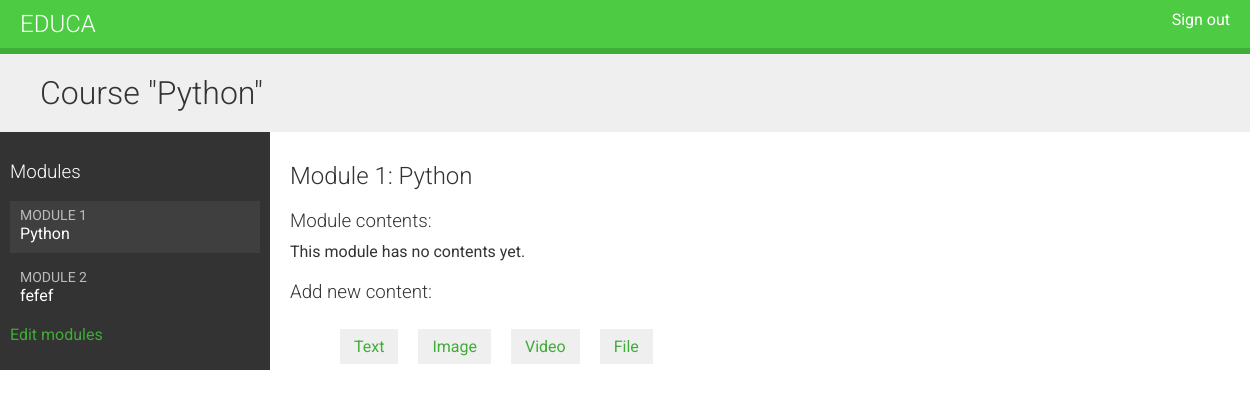
Before: /course/module/6/ (signed in) with the older database file.
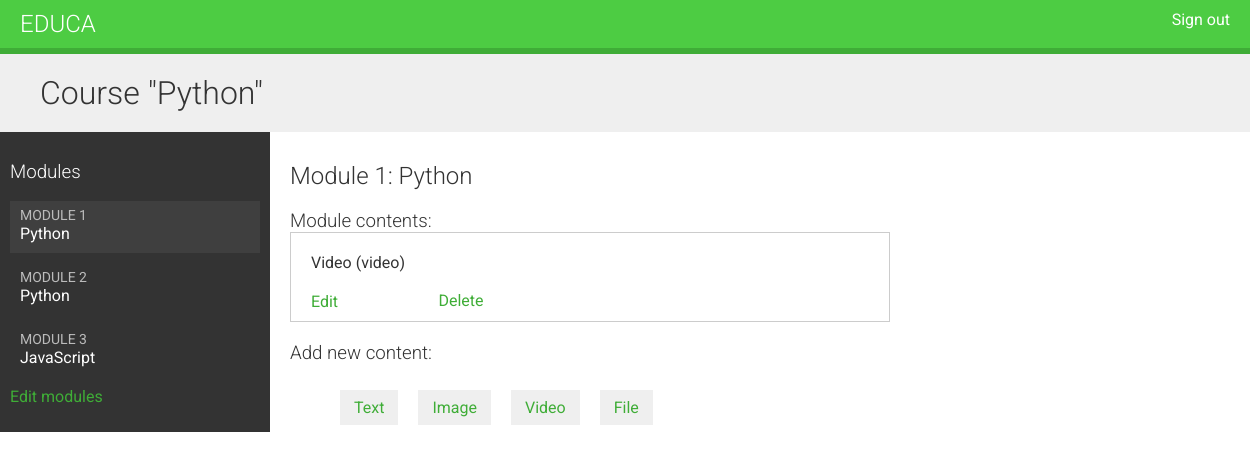
After: the same page with the newer database file.
### courses/models.py (models this page shows, shortened)
class Course(models.Model):
    owner = models.ForeignKey(User,
                              related_name='courses_created',
                              on_delete=models.CASCADE)
    subject = models.ForeignKey(Subject, related_name='courses',
                                on_delete=models.CASCADE)
    title = models.CharField(max_length=200)
    slug = models.SlugField(max_length=200, unique=True)
    overview = models.TextField()
    created = models.DateTimeField(auto_now_add=True)
    students = models.ManyToManyField(User, related_name='courses_joined',
                                      blank=True)
    class Meta:
        ordering = ['-created']

class Module(models.Model):
    course = models.ForeignKey(Course, related_name='modules',
                               on_delete=models.CASCADE)
    title = models.CharField(max_length=200)
    description = models.TextField()
    order = OrderField(blank=True, for_fields=['course'])
    class Meta:
        ordering = ['order']

class Content(models.Model):
    module = models.ForeignKey(Module, related_name='contents',
                               on_delete=models.CASCADE)
    content_type = models.ForeignKey(ContentType,
                                     on_delete=models.CASCADE,
                                     limit_choices_to={'model__in': (
                                         'text',
                                         'video',
                                         'image',
                                         'file')})
    object_id = models.PositiveIntegerField()
    item = GenericForeignKey('content_type', 'object_id')
    order = OrderField(blank=True, for_fields=['module'])
    class Meta:
        ordering = ['order']

class ItemBase(models.Model):
    owner = models.ForeignKey(User,
                             related_name='%(class)s_related',
                                    on_delete=models.CASCADE)
    title = models.CharField(max_length=250)
    created = models.DateTimeField(auto_now_add=True)
    updated = models.DateTimeField(auto_now=True)
    class Meta:
        abstract = True
    def __str__(self):
        return self.title

class Video(ItemBase):
    url = models.URLField()

### courses/views.py (the view)
# urls.py: path('module/<int:module_id>/', views.ModuleContentListView.as_view(),
class ModuleContentListView(TemplateResponseMixin, View):
    template_name = 'courses/manage/module/content_list.html'
    def get(self, request, module_id):
        module = get_object_or_404(Module,
                                   id = module_id,
                                   course__owner=request.user)
        return self.render_to_response({'module':module})

### courses/templatetags/course.py (called while the page is built)
@register.filter
def model_name(obj):
    try:
        return obj._meta.model_name
    except:
        return None

### courses/templates/courses/manage/module/content_list.html (shortened to what this page needs)
{% extends "base.html" %}
{% load course %}
{% block content %}
{% with course=module.course %}
  <h1>Course "{{ course.title }}"</h1>
  <div class="contents">
    <h3>Modules</h3>
    <ul id="modules">
      {% for m in course.modules.all %}
        <li data-id="{{ m.id }}" {% if m == module %}class="selected"{% endif %}>
          <a href="{% url "module_content_list" m.id %}">
            <span>
              Module <span class="order">{{ m.order|add:1 }}</span>
            </span>
            <br>
            {{ m.title }}
          </a>
        </li>
      {% empty %}
        <li>No modules yet.</li>
      {% endfor %}
    </ul>
    <p><a href="{% url "course_module_update" course.id %}">
    Edit modules</a></p>
  </div>
  <div class="module">
    <h2>Module {{ module.order|add:1 }}: {{ module.title }}</h2>
    <h3>Module contents:</h3>
    <div id="module-contents">
      {% for content in module.contents.all %}
        <div data-id="{{ content.id }}">
          {% with item=content.item %}
            <p>{{ item }} ({{ item|model_name }})</p>
            <a href="{% url "module_content_update" module.id item|model_name item.id %}">
              Edit
            </a>
            <form action="{% url "module_content_delete" content.id %}" method="post">
              <input type="submit" value="Delete">
            </form>
            {% endwith %}
        </div>
      {% empty %}
        <p>This module has no contents yet.</p>
      {% endfor %}
    </div>
    <h3>Add new content:</h3>
    <ul class="content-types">
      <li>
        <a href="{% url "module_content_create" module.id "text" %}">Text</a>
      </li>
      <li>
        <a href="{% url "module_content_create" module.id "image" %}">Image</a>
      </li>
      <li>
        <a href="{% url "module_content_create" module.id "video" %}">Video</a>
      </li>
      <li>
        <a href="{% url "module_content_create" module.id "file" %}">File</a>
      </li>
    </ul>
  </div>
{% endwith %}
{% endblock %}

### courses/templates/base.html (shortened to what this page needs)
{% load static %}
<!DOCTYPE html>
<html>
    <head>
        <link href="{% static "css/base.css" %}" rel="stylesheet">
    </head>
    <body>
        <div id="header">
            <a href="/" class="logo">Educa</a>
            <ul class="menu">
                {% if request.user.is_authenticated %}
                <li><a href="{% url 'logout' %}">Sign out</a></li>
                {% else %}
                <li><a href={% url "login" %}>Sign in</a></li>
                {% endif %}
            </ul>
        </div>
        <div id="content">
            {% block content %}
            {% endblock %}
        </div>
    </body>
</html>

### courses/static/css/base.css (style rules this page uses)
body { margin:0; font-family:'Roboto', sans-serif; font-weight:400; color:#333; }
a { color:#3fad37; text-decoration:none; }
ul { float:left; }
h1, h2, h3, h4, h5, h6 { font-family:'Roboto', sans-serif; font-weight:300; }
h1 { background:#efefef; width:100%; overflow:auto; padding:20px 0 20px 40px; margin:0; }
.module { padding:10px 20px; float:left; width:600px; }
.module h3 { margin:20px 0 0; padding:0; width:100%; }
.module p { margin:10px 0 20px; width:100%; float:left; }
#header { background:#4dcc43; overflow:auto; padding:10px 20px; border-bottom:6px solid #3fad37; }
#header .logo { text-decoration:none; font-family:'Roboto', sans-serif; font-weight:300; text-transform:uppercase; font-size:24px; color:#fff; float:left; }
#header a { color:#fff; }
#header .menu { list-style:none; float:right; margin:0; padding:0; }
.contents { width:20%; padding:10px; float:left; background:#333; color: #fff; font-family:'Roboto', sans-serif; }
.contents ul { list-style:none; margin:0; padding:0; width:100%; }
.contents ul li { margin:0 0 10px 0; padding:4px 10px 10px; overflow:auto; cursor:move; }
.contents ul li.selected { background:#3f3f3f; }
.contents ul span { text-transform:uppercase; color:#bbb; font-size:14px; }
.contents ul a { display:block; color:#fff; text-decoration:none; }
ul.content-types li { list-style:none; float:left; margin:10px; background:#efefef; padding:8px 14px; }
input, select, textarea { border:1px solid #ccc; border-bottom:3px solid #ccc; padding:8px 12px; font-size:16px; font-family:'Roboto', sans-serif; float:left; clear:both; width:300px; }
input[type=submit], a.button { border-radius:5px; background:#4dcc43; color:#fff; font-size:16px; text-transform:uppercase; border:none; padding:10px 20px; margin:20px 0; }
#module-contents div { padding:10px 20px; border:1px solid #ccc; background:#fff }
#module-contents form { margin:0; padding:0; }
#module-contents input[type=submit] { color:#3fad37; background:none; margin:-20px 0 0; padding:0; float:left; text-transform:none; }

Changed rows visible on the page:
removed Module: order|add "2", title "fefef"
added Module: order|add "2", title "Python"
added Module: order|add "3", title "JavaScript"
added Content: item "Video", item|model_name "video"
Other visible differences:
text no longer shown: "This module has no contents yet."
